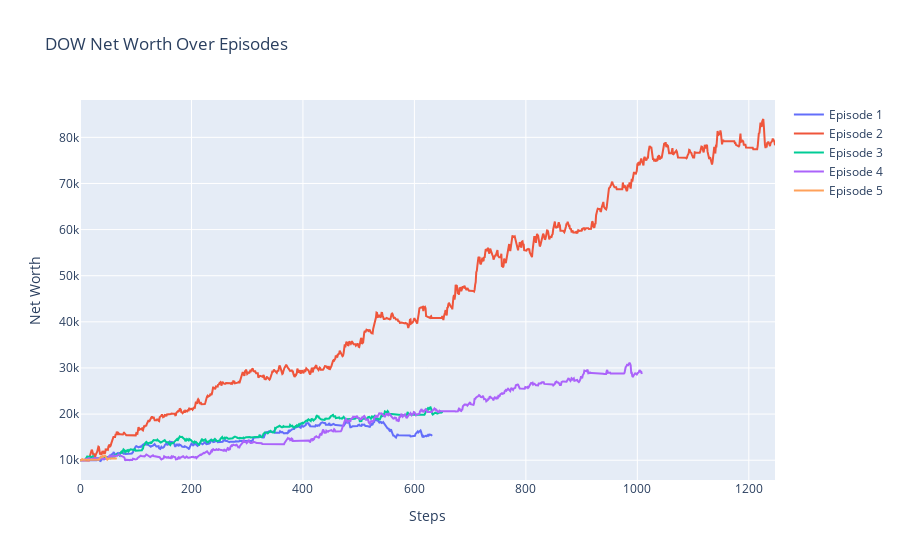

This figure's notebook cell:
### Code cell
import plotly.graph_objects as go

fig = go.Figure()

for i, episode_log in enumerate(net_worth_logs):
    fig.add_trace(go.Scatter(
        x=list(range(len(episode_log))),
        y=episode_log,
        mode='lines',
        name=f'Episode {i+1}'
    ))

fig.update_layout(
    title=f'{company_name} Net Worth Over Episodes',
    xaxis_title='Steps',
    yaxis_title='Net Worth'
)

fig.show()

### Figure 1 — Plotly figure (JSON) as saved in the notebook; plotly's stock layout.template omitted (floating-point values rounded to 4 significant figures; data arrays with more than 128 entries replaced by an {"elided": "..."} marker saying what was removed)
{"data": [{"mode": "lines", "name": "Episode 1", "type": "scatter", "x": {"elided": "633 int values"}, "y": {"elided": "633 float values"}}, {"mode": "lines", "name": "Episode 2", "type": "scatter", "x": {"elided": "1248 int values"}, "y": {"elided": "1248 float values"}}, {"mode": "lines", "name": "Episode 3", "type": "scatter", "x": {"elided": "651 int values"}, "y": {"elided": "651 float values"}}, {"mode": "lines", "name": "Episode 4", "type": "scatter", "x": {"elided": "1009 int values"}, "y": {"elided": "1009 float values"}}, {"mode": "lines", "name": "Episode 5", "type": "scatter", "x": [0, 1, 2, 3, 4, 5, 6, 7, 8, 9, 10, 11, 12, 13, 14, 15, 16, 17, 18, 19, 20, 21, 22, 23, 24, 25, 26, 27, 28, 29, 30, 31, 32, 33, 34, 35, 36, 37, 38, 39, 40, 41, 42, 43, 44, 45, 46, 47, 48, 49, 50, 51, 52, 53, 54, 55, 56, 57, 58, 59, 60, 61, 62, 63, 64, 65, 66], "y": [10000, 10000, 10000, 10040.0, 10250.0, 10120.0, 10120.0, 10120.0, 10120.0, 10120.0, 10120.0, 10120.0, 10120.0, 10120.0, 10120.0, 10120.0, 10120.0, 10120.0, 10120.0, 10120.0, 10120.0, 10120.0, 10120.0, 10120.0, 10120.0, 10120.0, 10130.0, 10110.0, 10110.0, 10110.0, 10110.0, 10110.0, 10110.0, 10110.0, 10110.0, 10390.0, 10510.0, 10620.0, 10660.0, 10790.0, 10880.0, 10730.0, 10880.0, 10860.0, 11000.0, 11010.0, 10790.0, 10250.0, 10250.0, 10120.0, 10240.0, 10230.0, 10320.0, 10380.0, 10390.0, 10370.0, 10300.0, 10300.0, 10340.0, 10350.0, 10350.0, 10410.0, 10430.0, 10380.0, 10380.0, 10370.0, 10320.0]}], "layout": {"title": {"text": "DOW Net Worth Over Episodes"}, "xaxis": {"title": {"text": "Steps"}}, "yaxis": {"title": {"text": "Net Worth"}}}}
